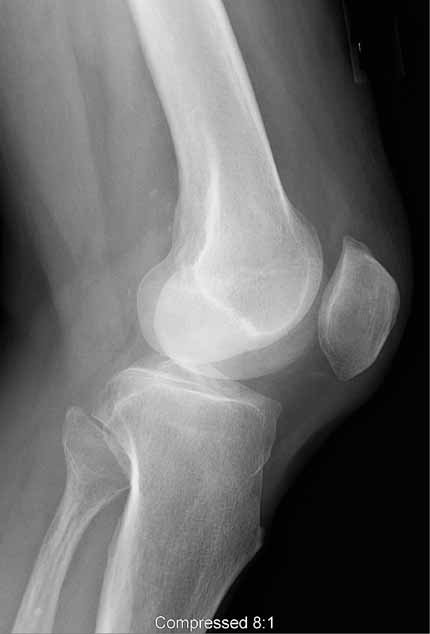
#> input picture datasets/RXjoelho.jpg, 430 x 634 px, given in place of blood1.PNG, which was not available
$ python scipy_toolbox.py   (older library calls are emulated)
#> lines starting #> are read from the running program, lines starting #| are printed output that depends on the picture; after the words box and inside, x2 and y2 are one past the last pixel; in counts of white or black regions, pixels touching at a corner belong together; pictures that were not available may be replaced by others from this repository, and a replacement may not be noted
# -*- coding: utf-8 -*-
"""Ferramentas para manipulação de imagens utilizando a biblioteca scipy

Neste modulo estão implementadas diversas funções úteis para o processamento de
imagens medicas. Estas foram baseadas nos exemplos presentes no seguinte link:
http://www.scipy-lectures.org/advanced/image_processing/index.html

Sendo eles:
    2.6.1. Opening and writing to image files
    2.6.2. Displaying images
    2.6.3. Basic manipulations
    2.6.4. Image filtering
    2.6.5. Feature extraction
    2.6.6. Measuring objects properties: ndimage.measurements

Outro link importante:
https://docs.scipy.org/doc/scipy/reference/tutorial/ndimage.html

Estão também as funções separadas por categorias:
    - Displaysing images
    - Inserting noises
    - Applying filters
    - Applying mathematical morphologies
    - Applying segmentation methods

License
-------
*THE BEERWARE LICENSE* (Revision 42):
Italo Fernandes wrote this code. As long as you retain this
notice, you can do whatever you want with this stuff. If we
meet someday, and you think this stuff is worth it, you can
buy me a beer in return.

Author
------
Italo Gustavo Sampaio Fernandes
    Contact: italogsfernandes@gmail.com
    Git: www.github.com/italogfernandes

Janeiro de 2018

Organization
------------
FEDERAL UNIVERSITY OF UBERLANDIA
Faculty of Electrical Engineering
Biomedical Engineering Lab

Examples
-------
Os exemplos de uso foram immplementados na função test, está é chamada se
o arquivo for executado diretamente e não importado::

    $ python scipy_toolbox.py


É preciso selecionar qual exemplo você deseja visualizar a execução. Leia o
código da função test() para mais informações.

"""
from scipy import misc # Opening and clossing
import matplotlib.pyplot as plt # Showing the images
import numpy as np # Image manipulation as nparray
from scipy import ndimage # Gaussian filter

# ------------------------------------------------------------------------------
## Atributes
# ------------------------------------------------------------------------------
noise_names = ('uniform',
               'gaussian',
               'rayleight',
               'exponential',
               'gamma',
               'salt_and_pepper')
"""str tuple: tuple with the possible noises that you can add to a image"""

noise_params = {'uniform':{'low':0.0,'high':80.0,'amount':1.0},
                'gaussian':{'mean':5.0,'std':30.0,'amount':1.0},
                'rayleight':{'scale':20.0,'amount':1.0},
                'exponential':{'scale':5.0,'amount':1.0},
                'gamma':{'shape':1.0,'scale':8.0,'amount':1.0},
                'salt_and_pepper':{'s_vs_p':0.5,'amount':0.004}}
"""dict: for each possible noise, here there are the params and default values"""
# ------------------------------------------------------------------------------
filter_names = ('gaussian',
                'uniform',
                'median',
                'maximum',
                'minimum',
                'sharpening',
                'percentile',
                'wiener',
                'sobel')
"""str tuple: tuple of all implemented filters, that can be used with filter_image"""

filter_params = {'gaussian': {'sigma': 3},
                 'uniform': {'size': 3},
                 'median': {'size': 3},
                 'maximum': {'size': 3},
                 'minimum': {'size': 3},
                 'sharpening': {'alpha': 30, 'filter_sigma': 1},
                 'percentile': {'percentile':75,'size': 3},
                 'wiener':{},
                 'sobel':{}}
"""dict: for each possible filter, here there are the params and default values"""
# ------------------------------------------------------------------------------
mathematical_morphologies_names = ('erosion',
                                   'dilation',
                                   'opening',
                                   'closing',
                                   'propagation',
                                   'reconstruction',
                                   'open/close',
                                   'full_reconstruction')
"""str tuple: tuple of all implemented  mathematical morphologie that you can apply"""

mathematical_morphologies_options = ('binary','grey')
"""str tuple: tuple of option for each mathematical morphologie"""
# ------------------------------------------------------------------------------
segmentation_names = ('histogram',
                      'spectral_clustering')
"""str tuple: tuple of all implemented  segmentation methods"""

segmentation_params = {'histogram':{'mode':'mean'},
                       'spectral_clustering':{'qnt_clusters':4}}
"""dict: for each possible segmentation, here there are the params and default values"""
# ------------------------------------------------------------------------------
## Functions
# ------------------------------------------------------------------------------
# ------------------------------------------------------------------------------
## Displaying images (2.6.2)
# ------------------------------------------------------------------------------
def show_image(input_image,title=None, colorbar=False):
    if input_image.dtype == np.float64:
        min_value = min(input_image.ravel())
        max_value = max(input_image.ravel())
    else:
        min_value = np.iinfo(input_image.dtype).min
        max_value = np.iinfo(input_image.dtype).max
    im = plt.imshow(input_image, cmap=plt.cm.gray,clim=(min_value, max_value))
    if colorbar:
        plt.colorbar(orientation='vertical')
    if not title is None:
        plt.title(title)
    return im

def show_hist(input_image,title=None):
    if input_image.dtype == np.float64:
        min_value = min(input_image.ravel())
        max_value = max(input_image.ravel())
    else:
        min_value = np.iinfo(input_image.dtype).min
        max_value = np.iinfo(input_image.dtype).max
    plt.hist(input_image.ravel(), bins=256, range=(min_value, max_value), normed=True)
    if not title is None:
        plt.title(title)

# [7 lines left out: function show_image_and_hist, not called in this run]

def show_images_and_hists(input_images,titles=[],hist_titles=[],colorbar=True):
    qnt = len(input_images)
    if not titles == []  and hist_titles == []:
        hist_titles = ['Histogram of ' + title for title in titles]
    for i in range(qnt):
        plt.subplot(2,qnt,i+1)
        im = show_image(input_images[i],titles[i] if not titles == [] else None)
        plt.subplot(2,qnt,qnt+i+1)
        show_hist(input_images[i],hist_titles[i] if not hist_titles == [] else None)
        if colorbar:
            plt.colorbar(im, orientation='horizontal')

# ------------------------------------------------------------------------------
## Inserting Noise
# ------------------------------------------------------------------------------
def insert_uniform_noise(input_image, low=0, high=80, amount=1.0):
    return (input_image + amount * np.random.uniform(low,high,input_image.shape))

def insert_gaussian_noise(input_image, mean=5, std=30, amount=1.0):
    return (input_image + amount * np.random.normal(mean,std,input_image.shape))

def insert_rayleight_noise(input_image, scale=20, amount=1.0):
    return (input_image + amount * np.random.rayleigh(scale,input_image.shape))

def insert_exponential_noise(input_image, scale=5, amount=1.0):
    return (input_image + amount * np.random.exponential(scale,input_image.shape))

def insert_gamma_noise(input_image, shape=1, scale=8, amount=1.0):
    return (input_image + amount * np.random.gamma(shape,scale,input_image.shape))

# [308 lines left out: functions insert_salt_and_pepper_noise, insert_noise, sharpenning_filter, sobel_filter, apply_filter, apply_math_morphologie and 2 more, not called in this run]

def read_image(name,extension='.png',folder=None):
    """
    Reads a image from file.
    Other options
    -------------
    Opening raw files
    >>> face_from_raw = np.fromfile('face.raw', dtype=np.uint8)
    >>> face_from_raw.shape = (768, 1024, 3)
    Need to know the shape and dtype of the image (how to separate data bytes).

    For large data, use np.memmap for memory mapping:
    >>> face_memmap = np.memmap('face.raw', dtype=np.uint8, shape=(768, 1024, 3))
    (data are read from the file, and not loaded into memory)

    Working on a list of image files
    >> from glob import glob
    >> filelist = glob('random*.png')
    """
    complete_file_name = name + extension
    if not folder is None:
       complete_file_name = folder + complete_file_name

    output_image = misc.imread(complete_file_name)
    return output_image

# ------------------------------------------------------------------------------
## Image filtering (2.6.4.)
# ------------------------------------------------------------------------------
# [11 lines left out: functions gaussian_filter, uniform_filter, not called in this run]

def median_filter(input_image, size=3, show_result=False):
    local_median = ndimage.median_filter(input_image, size)
    if show_result:
        show_images_and_hists([input_image,local_median],['Input', 'Median Filter'])
    return local_median

# ------------------------------------------------------------------------------
# Feature Extraction - Edge detection (2.6.5.1.)
# ------------------------------------------------------------------------------
# [8 lines left out: function edge_detection, not called in this run]

# ------------------------------------------------------------------------------
# Segmentation (2.6.6.)
# ------------------------------------------------------------------------------

def simple_segmentation(input_image, show_result=False):
    """Histogram-based segmentation (no spatial information)"""
    #hist, bin_edges = np.histogram(img, bins=60)
    #bin_centers = 0.5*(bin_edges[:-1] + bin_edges[1:])
    binary_img = input_image > np.mean(input_image)
    if show_result:
        show_images_and_hists([input_image, binary_img.astype(float)],
                               titles=['Input','Segmentation - %.2f' % (np.mean(input_image))],
                              colorbar=True)
    return binary_img

def openning_clossing_clear(binary_img,size=None, show_result=False):
    if size is None:
        # Remove small white regions
        open_img = ndimage.binary_opening(binary_img)
        # Remove small black hole
        close_img = ndimage.binary_closing(open_img)
    else:
        # Remove small white regions
        open_img = ndimage.binary_opening(binary_img,structure=np.ones((size,size)))
        # Remove small black hole
        close_img = ndimage.binary_closing(open_img,structure=np.ones((size,size)))
    if show_result:
        show_images_and_hists([binary_img,close_img], titles=['Input','Clear'],
                              colorbar=True)
    return close_img

def reconstruct_clear(binary_img,size=None,show_result=False):
    if size is None:
        eroded_img = ndimage.binary_erosion(binary_img)
        reconstruct_img = ndimage.binary_propagation(eroded_img,mask=binary_img)
        tmp = np.logical_not(reconstruct_img)
        eroded_tmp = ndimage.binary_erosion(tmp)
        reconstruct_final = np.logical_not(ndimage.binary_propagation(eroded_tmp, mask=tmp))
    else:
        eroded_img = ndimage.binary_erosion(binary_img,structure=np.ones((size,size)))
        reconstruct_img = ndimage.binary_propagation(eroded_img, structure=np.ones((size,size)), mask=binary_img)
        tmp = np.logical_not(reconstruct_img)
        eroded_tmp = ndimage.binary_erosion(tmp,structure=np.ones((size,size)))
        reconstruct_final = np.logical_not(ndimage.binary_propagation(eroded_tmp,structure=np.ones((size,size)), mask=tmp))
    if show_result:
        show_images_and_hists([binary_img,reconstruct_final], titles=['Input','Clear'],
                              colorbar=True)
    return reconstruct_final

# ------------------------------------------------------------------------------
# Measuring objects properties: ndimage.measurements
# TODO: Analysis of connected components
# Other spatial measures: ndimage.center_of_mass, ndimage.maximum_position, etc.
# ------------------------------------------------------------------------------


def test():
    print("Example")
    def save_image_example():
        f = misc.face()
        save_image(f,'face') # uses the Image module (PIL)

    def show_image_example():
        f = misc.face()
        show_image(f,'face') # uses the Image module (PIL)

    def read_image_example():
        my_image = read_image('blood1','.PNG','../../datasets/')
        show_image(my_image)

    def show_hist_example():
        my_image = read_image('blood1','.PNG','../../datasets/')
        show_hist(my_image)

    def show_image_and_hist_example():
        my_image = read_image('blood1','.PNG','../../datasets/')
        show_image_and_hist(my_image,'Blood', 'Histogram of Blood')

    def gaussian_filter_example():
        my_image = read_image('blood1','.PNG','../../datasets/')
        gaussian_filter(my_image,show_result=True)

    def uniform_filter_example():
        my_image = read_image('blood1','.PNG','../../datasets/')
        uniform_filter(my_image,size=11,show_result=True)

    # [138 lines left out: functions sharpenning_filter_example, insert_noise_example, denoising_example, denoising_example2, denoising_example3, erosion_example and 3 more, not called in this run]

    def segmentation_example():
        n = 10
        l = 256
        im = np.zeros((l, l)).astype(np.float64)
        points = l*np.random.random((2, n**2))
        im[(points[0]).astype(np.int), (points[1]).astype(np.int)] = 1
        im = ndimage.gaussian_filter(im, sigma=l/(4.*n))
        mask = (im > im.mean()).astype(np.float64)
        mask += 0.1 * im
        img = mask + 0.2*np.random.randn(*mask.shape)
        # Segmentation
        b_img = simple_segmentation(input_image=img, show_result=False)
        clear_seg = openning_clossing_clear(b_img, show_result=False)
        plt.figure()
        show_images_and_hists([img, b_img.astype(float), clear_seg.astype(float)],
                       titles=['Input','Segmentation - %.2f' % (np.mean(img)), 'Openning/Clossing'],
                      colorbar=True)

        img = read_image('blood1','.PNG','../../datasets/')
#> in read_image, output_image is the input picture: shape (634, 430); min 0, max 255, mean 105.5
        img = median_filter(img,size=5,show_result=True)
        b_img = simple_segmentation(input_image=img, show_result=False)
#> call 2 of simple_segmentation, with show_result = False
#> in simple_segmentation (call 2), `binary_img = input_image > np.mean(input_image)`:
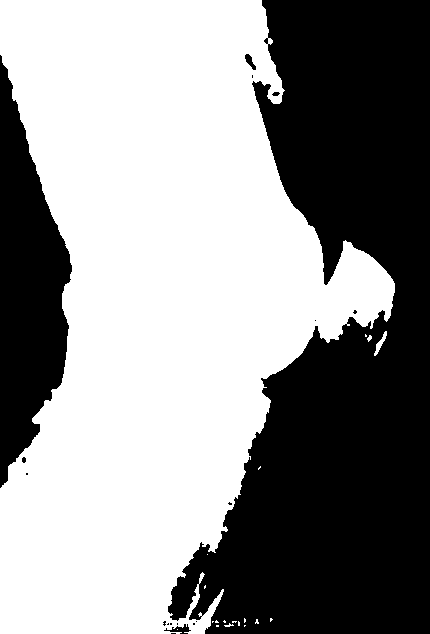
#> binary_img: shape (634, 430) bool; 56.6% white; 18 black regions (12 under 20 px), largest, box (x1, y1, x2, y2) and area: (168, 0, 430, 634) 99845, (0, 55, 72, 488) 18233, (164, 624, 191, 634) 113, (245, 54, 256, 70) 83, (272, 92, 280, 96) 24, (22, 457, 26, 463) 20
        clear_seg = openning_clossing_clear(b_img,size=4, show_result=False)
#> call 2 of openning_clossing_clear, with size = 4, show_result = False
#> in openning_clossing_clear (call 2), `open_img = ndimage.binary_opening(binary_img,structure=np.ones((size,s..`: open_img: shape (634, 430) bool; 56.4% white; 9 black regions (5 under 20 px), largest, box (x1, y1, x2, y2) and area: (163, 0, 430, 634) 100530, (0, 55, 72, 488) 18243, (245, 54, 256, 70) 83, (22, 457, 26, 463) 21
#> in openning_clossing_clear (call 2), `close_img = ndimage.binary_closing(open_img,structure=np.ones((size,si..`:
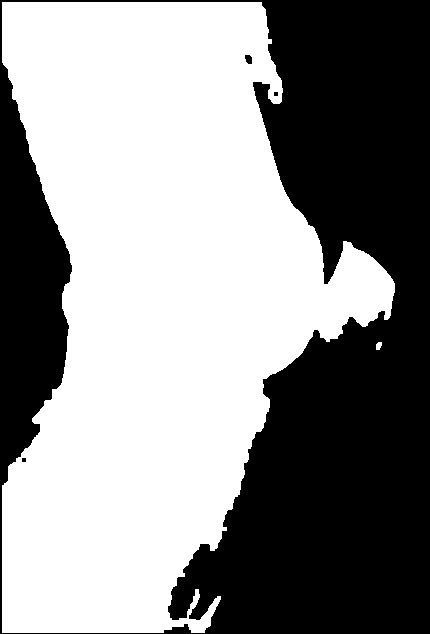
#> close_img: shape (634, 430) bool; 56.1% white; 4 black regions (2 under 20 px), largest, box (x1, y1, x2, y2) and area: (0, 0, 430, 634) 119721, (245, 55, 252, 64) 52
        rec_seg = reconstruct_clear(b_img,size=8,show_result=False)
#> in reconstruct_clear, `eroded_img = ndimage.binary_erosion(binary_img,structure=np.ones((size..`:
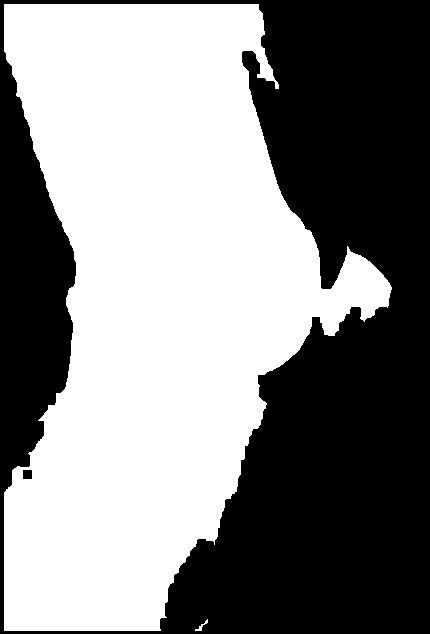
#> eroded_img: shape (634, 430) bool; 52.6% white; 2 black regions, box (x1, y1, x2, y2) and area: (0, 0, 430, 634) 129124, (23, 470, 32, 479) 81
#> in reconstruct_clear, `eroded_tmp = ndimage.binary_erosion(tmp,structure=np.ones((size,size)))`:
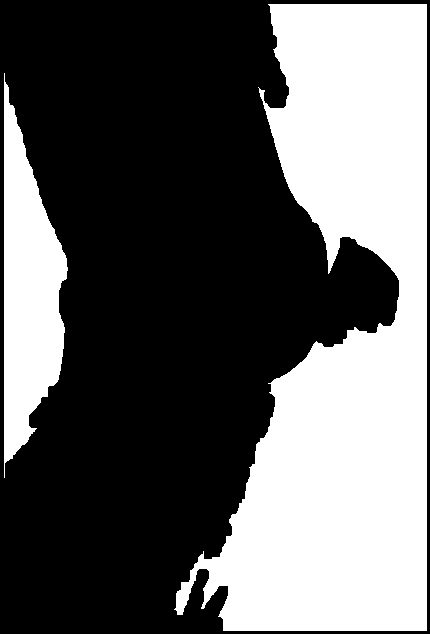
#> eroded_tmp: shape (634, 430) bool; 38.6% white; 2 white regions, box (x1, y1, x2, y2) and area: (174, 4, 427, 631) 90635, (4, 73, 68, 478) 14707
#> in reconstruct_clear, `reconstruct_final = np.logical_not(ndimage.binary_propagation(eroded_t..`:
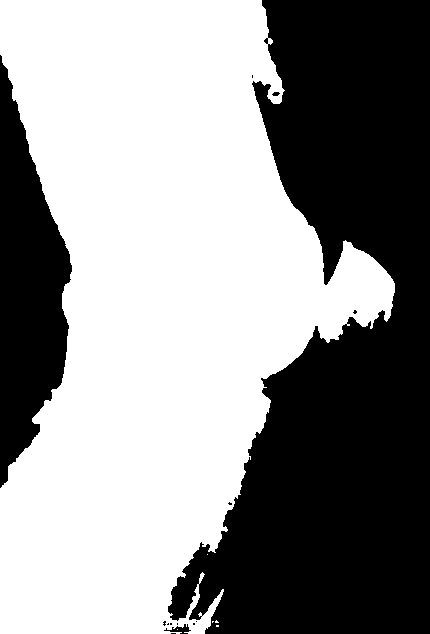
#> reconstruct_final: shape (634, 430) bool; 56.5% white; 14 black regions (10 under 20 px), largest, box (x1, y1, x2, y2) and area: (168, 0, 430, 634) 100058, (0, 55, 72, 488) 18233, (164, 624, 191, 634) 113, (272, 92, 280, 96) 24
        plt.figure()
        show_images_and_hists([img, b_img.astype(float), clear_seg.astype(float),rec_seg.astype(float)],
                       titles=['Input','Segmentation - %.2f' % (np.mean(img)), 'Openning/Clossing', 'Reconstruct'],
                      colorbar=True)
        # [23 lines of commented-out code are left out]
    segmentation_example()
    plt.show()
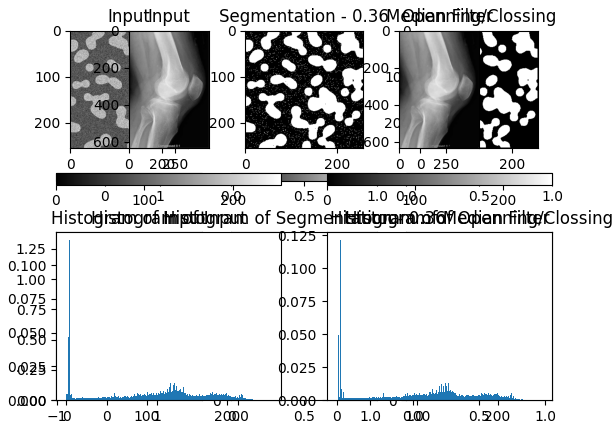
#> figure drawn by matplotlib, 15 panels; panel 2: tallest bar 1.32 high, from x = -0.0165 to -0.00609; panel 5: tallest bar 158.2 high, from x = 0 to 0.00391; panel 8: tallest bar 164.6 high, from x = 0 to 0.00391; panel 11: tallest bar 0.118 high, from x = 3.98 to 4.98
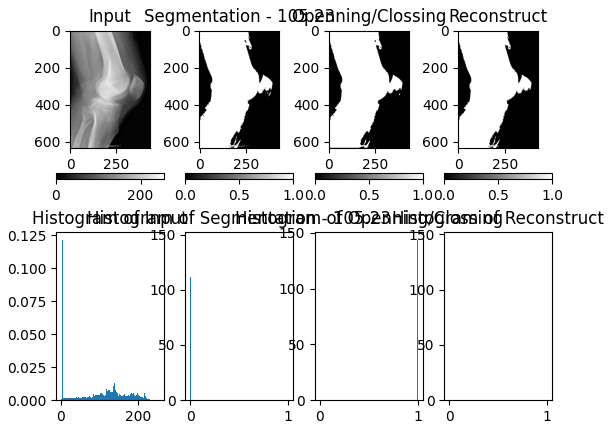
#> figure drawn by matplotlib, 12 panels; panel 2: tallest bar 0.121 high, from x = 3.98 to 4.98; panel 5: tallest bar 144.8 high, from x = 0.996 to 1; panel 8: tallest bar 143.5 high, from x = 0.996 to 1; panel 11: tallest bar 144.7 high, from x = 0.996 to 1

if __name__ == '__main__':  # if we're running file directly and not importing it
    test()
"""
d = filter_params['uniform'].copy()
'size' in d.keys()
a = d.pop('amount')

for k in d.keys():
    print k

keys= ['a','b']
values = [1,2]

d = dict.fromkeys(keys)
d = {}
for i in range(len(keys)):
    d[keys[i]] = values[i]
"""

$ run again, on datasets/blood1.PNG
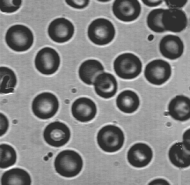
#> input picture datasets/blood1.PNG, 190 x 185 px
#> in read_image, output_image is the input picture: shape (185, 190); min 46, max 255, mean 129.4
#> in simple_segmentation (call 2), `binary_img = input_image > np.mean(input_image)`:
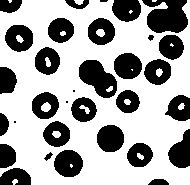
#> binary_img: shape (185, 190) bool; 64.5% white; 32 black regions (4 under 20 px), largest, box (x1, y1, x2, y2) and area: (142, 0, 188, 33) 1118, (79, 60, 117, 98) 896, (54, 150, 83, 177) 611
#> open_img: shape (185, 190) bool; 63.2% white; 25 black regions (4 under 20 px), largest, box (x1, y1, x2, y2) and area: (79, 0, 190, 113) 4732, (0, 144, 31, 185) 795, (54, 150, 83, 177) 622
#> close_img: shape (185, 190) bool; 61.7% white; 13 black regions, largest, box (x1, y1, x2, y2) and area: (0, 0, 190, 185) 8133, (54, 150, 83, 177) 622, (97, 125, 124, 152) 594
#> eroded_img: shape (185, 190) bool; 34.5% white; 3 white regions (2 under 20 px), largest, box (x1, y1, x2, y2) and area: (4, 4, 187, 182) 12119
#> reconstruct_img: shape (185, 190) bool; 63% white; 32 black regions (4 under 20 px), largest, box (x1, y1, x2, y2) and area: (142, 0, 188, 33) 1118, (79, 60, 117, 98) 896, (54, 150, 83, 177) 620
#> eroded_tmp: shape (185, 190) bool; 14.4% white; 24 white regions (1 under 20 px), largest, box (x1, y1, x2, y2) and area: (151, 4, 184, 29) 497, (83, 64, 112, 92) 347, (59, 154, 79, 174) 278
#> in reconstruct_clear, `reconstruct_final = np.logical_not(ndimage.binary_propagation(eroded_t..`:
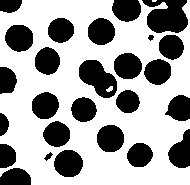
#> reconstruct_final: shape (185, 190) bool; 63.7% white; 26 black regions, largest, box (x1, y1, x2, y2) and area: (142, 0, 188, 33) 1118, (79, 60, 117, 98) 896, (54, 150, 83, 177) 620
